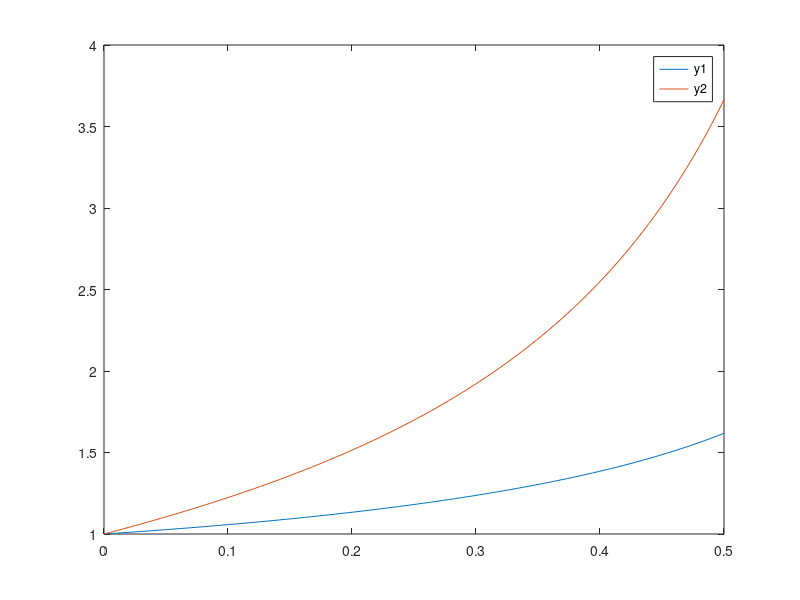

Write MATLAB code to recreate this figure.
% this is an example of how to simulate a simple ODE system using Matlab.
% Based on: Matt Rognlie's recitation material 14.451

%% Problem description

% We want to find the solution y(x) to a 2-dimensional ODE system of the form
% y_1'(x) = alpha*y_1(x)*y_2(x) + beta*x
% y_2'(x) = y_1(x)^2 + y_2(x)^2 - x
% over the interval [0,T] of x, with initial condition y_1(0) = y_2(0) = 1

%% Specify parameters
% (These are totally arbitrary)
alpha = 0.5;
beta = 0.1;
T = 0.5;

%% Specify inputs to ODE solver

% this defines for Matlab the law of motion ydot given above, as a function of x and y
% sometimes the law of motion doesn't depend on x
% but you still need to define the function taking x as an input so Matlab will understand
ydot = @(x,y) [alpha*y(1)*y(2) + beta*x; y(1)^2 + y(2)^2 - x];

% Specify the values of x for which you want it to tell you the value of y
% We want to integrate from x=0 to x=T, and suppose we want the value of y at 100 equispaced points between them
X = linspace(0,T,100);
%% To shoot for the terminal condition you just switch 0 and T
%X = linspace(T,0,100);


% Specify initial condition vector
y0 = [1;1];

% Now feed all these into the ODE solver. It will return Y and Xact, where each element
% of Y is the value of y(x) at the corresponding element of Xact. Xact should be the X
% you gave Matlab earlier, unless it ran into trouble along the way and didn't manage
% to solve the ODE over the entire interval [0,T]
% (for instance, the system I wrote actually explodes in finite time, so if you
% set T too high, it won't be able to integrate the whole way)
[Xact,Y] = ode45(ydot,X,y0);
% Matlab has two functions, ode23 and ode45, which are capable of numerically solving differential equations. Both of them use a similar numerical formula, Runge-Kutta, but to a different order of approximation.
% Inputs: i) ydot is the name of the function describing our system of
% differential equations
% ii) X is the vector of values of X for which we want to tell the value of y
% iii) y_0 is the vector of the intial values of the variables in our
% system of equations



% check to see that it solved the ODE for all points we want
if length(Xact) == length(X)
    disp('Life is good!')
else
    disp('Something went wrong!')
end

% let's plot both coordinates of the path of y(x) we found!
plot(Xact,Y(:,1),Xact,Y(:,2))
legend('y1','y2')




%% A useful variation

% Sometimes we want to tell Matlab to make a special note of something happening
% along the trajectory of our ODE system, and possibly stop solving the ODE at that point

% For instance, maybe we want to know when one of the coordinates passes 4.
% We define the function "simple_event" (in simple_event.m) 
% to tell Matlab that this is the "event" we're interested in

% Set one of our options for ODE evaluation to be this event
%options = odeset('Events',@simple_event);

% Then evaluate the ODE with this options variable as input
%[Xact,Y,XE,YE,IE] = ode45(ydot,X,y0,options);

% The extra outputs are:
% XE: the value of X at the time of the event.
% YE: the value of Y at the time of the event. Assuming the event occurs (i.e. assuming the ODE system hits 4 in the interval we're considering), at least one entry of YE will be (almost) exactly 4; this implicitly tells us which coordinate hits 4 first
% IE: the index of the event function that occurred first. We only defined one event function, so this doesn't matter.

% if we plot now, the graph will be cut off when a function first hits 4
%plot(Xact,Y(:,1),Xact,Y(:,2),Xact,4*ones(length(Xact)))
%legend('y1','y2','4')